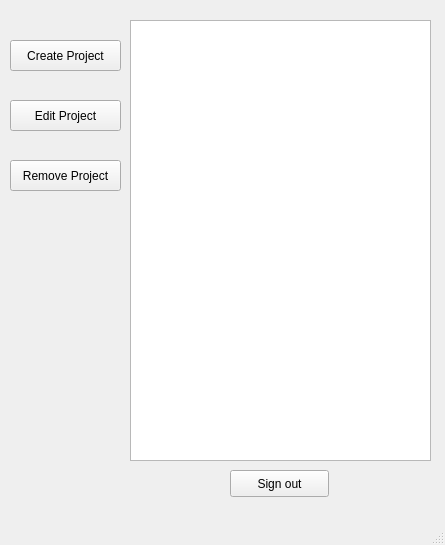
<?xml version="1.0" encoding="UTF-8"?>
<ui version="4.0">
 <class>AdminWIndow</class>
 <widget class="QMainWindow" name="AdminWIndow">
  <property name="geometry">
   <rect>
    <x>0</x>
    <y>0</y>
    <width>445</width>
    <height>545</height>
   </rect>
  </property>
  <property name="windowTitle">
   <string>Administrator</string>
  </property>
  <widget class="QWidget" name="centralwidget">
   <widget class="QListView" name="listView">
    <property name="geometry">
     <rect>
      <x>130</x>
      <y>20</y>
      <width>301</width>
      <height>441</height>
     </rect>
    </property>
   </widget>
   <widget class="QPushButton" name="Createproject">
    <property name="geometry">
     <rect>
      <x>10</x>
      <y>40</y>
      <width>111</width>
      <height>31</height>
     </rect>
    </property>
    <property name="text">
     <string>Create Project</string>
    </property>
   </widget>
   <widget class="QPushButton" name="Editproject">
    <property name="geometry">
     <rect>
      <x>10</x>
      <y>100</y>
      <width>111</width>
      <height>31</height>
     </rect>
    </property>
    <property name="text">
     <string>Edit Project</string>
    </property>
   </widget>
   <widget class="QPushButton" name="pushButton_3">
    <property name="geometry">
     <rect>
      <x>230</x>
      <y>470</y>
      <width>99</width>
      <height>27</height>
     </rect>
    </property>
    <property name="text">
     <string>Sign out</string>
    </property>
   </widget>
   <widget class="QPushButton" name="Removeproject">
    <property name="geometry">
     <rect>
      <x>10</x>
      <y>160</y>
      <width>111</width>
      <height>31</height>
     </rect>
    </property>
    <property name="text">
     <string>Remove Project</string>
    </property>
   </widget>
  </widget>
  <widget class="QStatusBar" name="statusbar"/>
  <widget class="QMenuBar" name="menubar">
   <property name="geometry">
    <rect>
     <x>0</x>
     <y>0</y>
     <width>445</width>
     <height>25</height>
    </rect>
   </property>
  </widget>
 </widget>
 <resources/>
 <connections/>
</ui>
